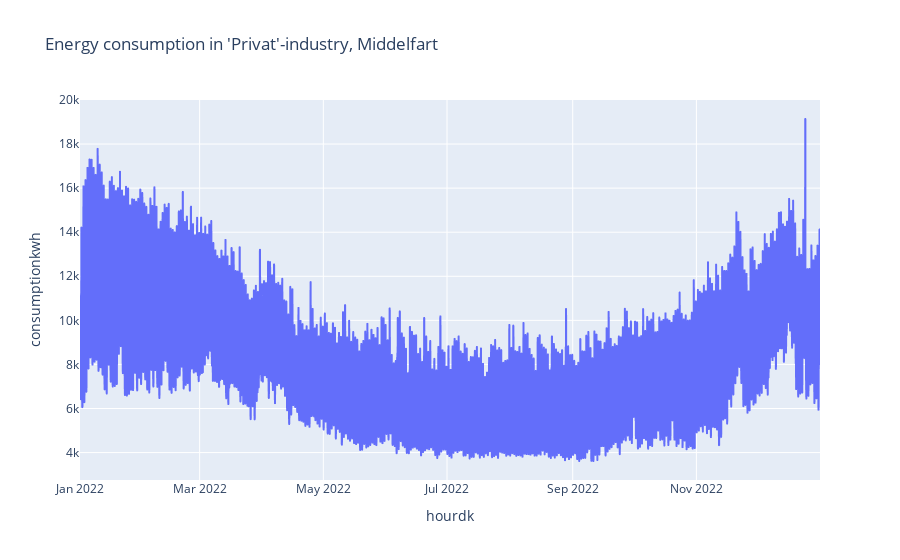

Source (notebook cell):
### Code cell
# Choosing branch and municipality at random
rng_cons_muni = random.choice(consumption["municipalityno"].unique())
rng_cons_branche = random.choice(consumption["branche"].unique())
rng_cons_muni_name = get_municipality_name(int(rng_cons_muni))

df_rng_cons = consumption.query(f"municipalityno == {rng_cons_muni} and branche == '{rng_cons_branche}'")
rng_cons_fig = px.line(df_rng_cons, x = 'hourdk', y = 'consumptionkwh',
                       title=f"Energy consumption in '{rng_cons_branche}'-industry, {rng_cons_muni_name}")

rng_cons_fig.show()

### Figure 1 — Plotly figure (JSON) as saved in the notebook; plotly's stock layout.template omitted (floating-point values rounded to 4 significant figures; data arrays with more than 128 entries replaced by an {"elided": "..."} marker saying what was removed)
{"data": [{"hovertemplate": "hourdk=%{x}<br>consumptionkwh=%{y}<extra></extra>", "legendgroup": "", "line": {"color": "#636efa", "dash": "solid"}, "marker": {"symbol": "circle"}, "mode": "lines", "name": "", "showlegend": false, "type": "scattergl", "x": {"elided": "8760 str values"}, "xaxis": "x", "y": {"elided": "8760 float values"}, "yaxis": "y"}], "layout": {"legend": {"tracegroupgap": 0}, "title": {"text": "Energy consumption in 'Privat'-industry, Middelfart"}, "xaxis": {"anchor": "y", "domain": [0, 1], "title": {"text": "hourdk"}}, "yaxis": {"anchor": "x", "domain": [0, 1], "title": {"text": "consumptionkwh"}}}}
